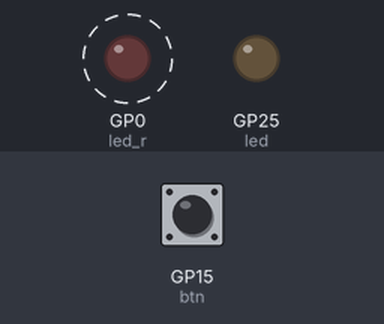
A program run on a simulated Raspberry Pi Pico running MicroPython. On the bench: output pins drawn as LEDs (lit = HIGH). Wiring (from the project's diagram.json): red LED on GP0, green button on GP15. Dashed ring = blinking. Inputs (shaded band) come from the test bench; at power-on: GP15 (btn) HIGH.

Above: at 1.25 s.
1.3 s: GP15 (btn) pulled LOW for 0.15 s
At 1.5 s:
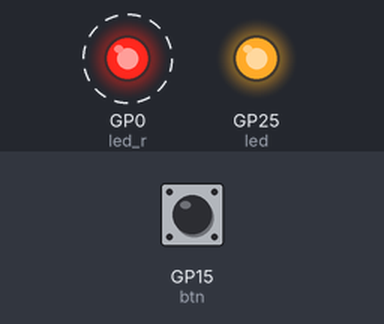
4.3 s: GP15 (btn) pulled LOW for 1 s
At 4.7 s:
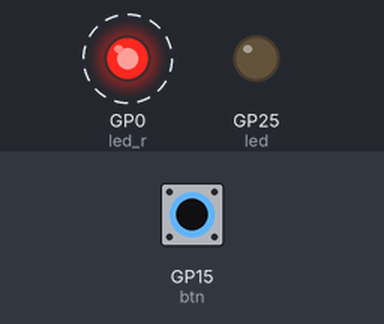
7.3 s: GP15 (btn) pulled LOW for 3.2 s
At 7.7 s:
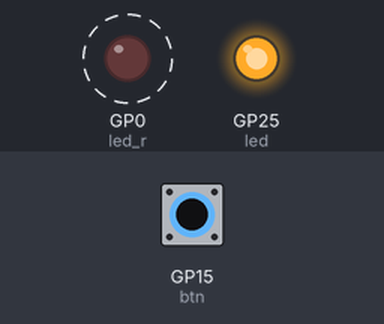
Timing chart, 0 to 18.0 s (numbered marks = the images above; inputs shaded):
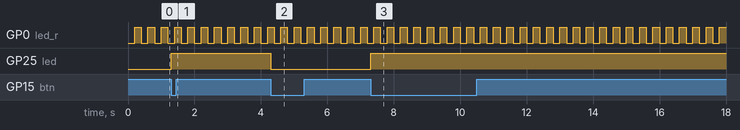

The program:

main.py
```python
from machine import Pin, Timer
import time

led = Pin('LED', Pin.OUT)
led_r = Pin(0, Pin.OUT)
btn = Pin(15, Pin.IN, Pin.PULL_UP)

timer = Timer()
last_pressed=0

timer.init(freq=5, mode=Timer.PERIODIC, callback=lambda t:led_r.toggle())

def led_handler(pin):
    global last_pressed
    now = time.ticks_ms()
    if time.ticks_diff(now, last_pressed)>200:
        led.toggle()
        last_pressed = now


btn.irq(trigger=Pin.IRQ_FALLING, handler=led_handler)
```

Measured:
- after the input at 1.3 s, GP25 (led): LOW → HIGH at once
- after the input at 4.3 s, GP25 (led): HIGH → LOW at once
- after the input at 7.3 s, GP25 (led): LOW → HIGH at once
- by itself, GP0 (led_r): alternates HIGH for 0.20 s and LOW for 0.20 s
